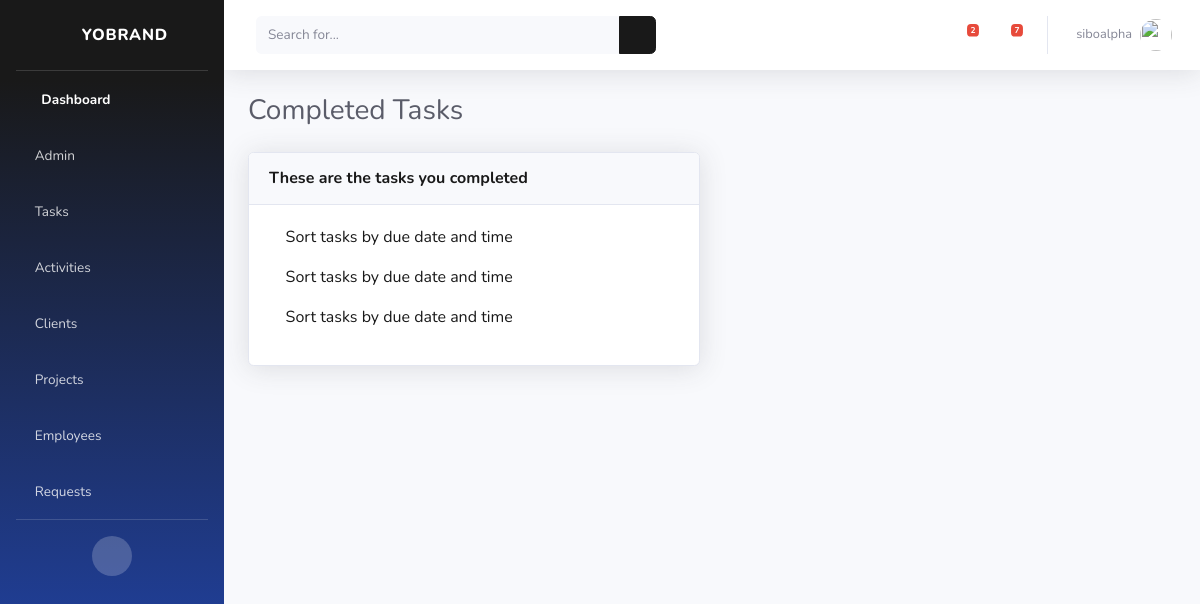
/tasks-completed/ (signed in), run on the app's committed database.
### cms/models.py (models this page shows, shortened)
class Task(models.Model):
    title = models.CharField(max_length=40, null=True)
    description = models.TextField(max_length=200, null=True)
    employee = models.ForeignKey(User, on_delete=models.SET_NULL, null=True)
    project = models.ForeignKey(Project, on_delete=models.SET_NULL ,null=True)
    complete = models.BooleanField(default=False)
    due_date = models.DateField(auto_now_add=False, null=True)
    due_time = models.TimeField(auto_now_add=False, null=True)

### cms/views.py (the view)
# urls.py: path('tasks-completed/', views.tasksCompleted, name="tasks-completed"),
@login_required(login_url='login')
def tasksCompleted(request):
    tasks = Task.objects.filter(employee=request.user)
    tasks_count = tasks.filter(complete = False ).count()
    tasks_notification = Task.objects.filter(employee=request.user, complete = False).count()
    requests = EmployeeRequest.objects.all()
    requests_notification = requests.count
    context = {'tasks': tasks, 'tasks_notification': tasks_notification, 'requests':requests, 'requests_notification': requests_notification}
    return render(request, 'cms/tasks-completed.html', context)

### cms/models.py (called while the page is built)
    def shortrequest(self):
        return self.description[0:50]+"..."

### cms/templates/cms/tasks-completed.html
{% extends 'cms/base.html' %}
{% block content %}
<div class="container-fluid">
    <div class="d-sm-flex align-items-center justify-content-between mb-4">
        <h1 class="h3 mb-0 text-gray-800">Completed Tasks</h1>
    </div>
    <div class="row">
        <div class="col-lg-6">
            <div class="card shadow mb-4">
                <div class="card-header py-3 d-flex flex-row align-items-center justify-content-between">
                    <h6 class="m-0 font-weight-bold text-primary"> These are the tasks you completed</h6>
                </div>
                <div class="card-body">
                    {% for task in tasks %}
                    {% if task.complete %}
                    <a href="{% url 'tasks' %}">
                        <p><span><i class="far fa-check-circle" style='color:green'></i><span> </span>{{task.title}}</p>
                    </a>
                    {% endif %}
                    {% endfor %}
                </div>
            </div>
        </div>
    </div>
</div>
{% endblock %}

### cms/templates/cms/base.html (shortened to what this page needs)
<!DOCTYPE html>
{% load static %}
<html lang="en">
<head>
    <link href="{% static 'vendor/fontawesome-free/css/all.min.css' %}" rel="stylesheet" type="text/css">
    <link href="{% static 'css/sb-admin-2.min.css' %}" rel="stylesheet">
</head>
<body id="page-top">
    <div id="wrapper">
        <ul class="navbar-nav bg-gradient-primary sidebar sidebar-dark accordion" id="accordionSidebar">
            <a class="sidebar-brand d-flex align-items-center justify-content-center" href="{% url 'dashboard' %}">
                <div class="sidebar-brand-icon rotate-n-15">
                    <i class="fas fa-laugh-wink"></i>
                </div>
                <div class="sidebar-brand-text mx-3">Yobrand</div>
            </a>
            <hr class="sidebar-divider my-0">
            <li class="nav-item active">
                <a class="nav-link" href="{% url 'dashboard' %}">
                    <i class="fas fa-fw fa-tachometer-alt"></i>
                    <span>Dashboard</span></a>
            </li>
            {% if request.user.is_staff %}
            <li class="nav-item">
                <a class="nav-link collapsed" href="#" data-toggle="collapse" data-target="#menuItemAdminPanel"
                    aria-expanded="true" aria-controls="menuItemAdminPanel">
                    <i class="fas fa-clipboard-list"></i>
                    <span>Admin</span>
                </a>
            </li>
            {% endif %}
            <li class="nav-item">
                <a class="nav-link collapsed" href="#" data-toggle="collapse" data-target="#menuItemTasks"
                    aria-expanded="true" aria-controls="menuItemTasks">
                    <i class="fas fa-clipboard-list"></i>
                    <span>Tasks</span>
                </a>
            </li>
            <li class="nav-item">
                <a class="nav-link collapsed" href="#" data-toggle="collapse" data-target="#menuItemActivities"
                    aria-expanded="true" aria-controls="menuItemActivities">
                    <i class="fas fa-network-wired"></i>
                    <span>Activities</span>
                </a>
            </li>
            <li class="nav-item">
                <a class="nav-link collapsed" href="#" data-toggle="collapse" data-target="#menuItemClients"
                    aria-expanded="true" aria-controls="menuItemClients">
                    <i class="fas fa-users"></i>
                    <span>Clients</span>
                </a>
            </li>
            <li class="nav-item">
                <a class="nav-link collapsed" href="#" data-toggle="collapse" data-target="#menuItemProjects"
                    aria-expanded="true" aria-controls="menuItemProjects">
                    <i class="fas fa-database"></i>
                    <span>Projects</span>
                </a>
            </li>
            <li class="nav-item">
                <a class="nav-link collapsed" href="#" data-toggle="collapse" data-target="#menuItemEmployees"
                    aria-expanded="true" aria-controls="menuItemEmployees">
                    <i class="fas fa-users"></i>
                    <span>Employees</span>
                </a>
            </li>
            <li class="nav-item">
                <a class="nav-link collapsed" href="#" data-toggle="collapse" data-target="#menuItemRequests"
                    aria-expanded="true" aria-controls="menuItemRequests">
                    <i class="fas fa-comments"></i>
                    <span>Requests</span>
                </a>
            </li>
            <hr class="sidebar-divider d-none d-md-block">
            <div class="text-center d-none d-md-inline">
                <button class="rounded-circle border-0" id="sidebarToggle"></button>
            </div>
        </ul>
        <div id="content-wrapper" class="d-flex flex-column">
            <div id="content">
                <nav class="navbar navbar-expand navbar-light bg-white topbar mb-4 static-top shadow">
                    <form
                        class="d-none d-sm-inline-block form-inline mr-auto ml-md-3 my-2 my-md-0 mw-100 navbar-search">
                        <div class="input-group">
                            <input type="text" class="form-control bg-light border-0 small" placeholder="Search for..."
                                aria-label="Search" aria-describedby="basic-addon2">
                            <div class="input-group-append">
                                <button class="btn btn-primary" type="button">
                                    <i class="fas fa-search fa-sm"></i>
                                </button>
                            </div>
                        </div>
                    </form>
                    <ul class="navbar-nav ml-auto">
                        <li class="nav-item dropdown no-arrow mx-1">
                            <a class="nav-link dropdown-toggle" href="#" id="alertsDropdown" role="button"
                                data-toggle="dropdown" aria-haspopup="true" aria-expanded="false">
                                <i class="fas fa-bell fa-fw"></i>
                                {% if tasks_notification %}
                                <span class="badge badge-danger badge-counter">{{tasks_notification}}</span>
                                {% endif %}
                            </a>
                        </li>
                        <li class="nav-item dropdown no-arrow mx-1">
                            <a class="nav-link dropdown-toggle" href="#" id="messagesDropdown" role="button"
                                data-toggle="dropdown" aria-haspopup="true" aria-expanded="false">
                                <i class="fas fa-comments"></i>
                                <span class="badge badge-danger badge-counter">{{requests_notification}}</span>
                            </a>
                        </li>
                        <li class="nav-item dropdown no-arrow">
                            <a class="nav-link dropdown-toggle" href="#" id="userDropdown" role="button"
                                data-toggle="dropdown" aria-haspopup="true" aria-expanded="false">
                                <span class="mr-2 d-none d-lg-inline text-gray-600 small">{{request.user}}</span>
                                <img class="img-profile rounded-circle" src="{% static 'img/undraw_profile.svg' %}">
                            </a>
                        </li>
                    </ul>
                </nav>
                {% block content%}
                {% endblock %}
</body>
</html>

### data on the page
Task: title "Sort tasks by due date and time"
Task: title "Sort tasks by due date and time"
Task: title "Sort tasks by due date and time"

### other printed values
{{ tasks_notification }} "2"
{{ requests_notification }} "7"
{{ request.user }} "siboalpha"
